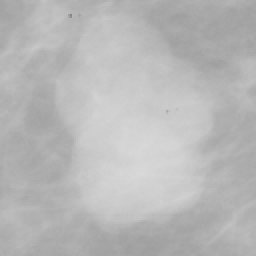
#> input picture Computer Vision Libraries/original.png, 128 x 128 px (shown 2 times larger)
$ python AveragingFilter.py
#> lines starting #> are read from the running program, lines starting #| are printed output that depends on the picture
import numpy as np
import imageio as io
import matplotlib.pyplot as plt
import cv2 as cv
import random
from skimage.util import random_noise


img=cv.imread('original.png',0)
#> img is the input picture: shape (128, 128); min 134, max 217, mean 183.9
img = np.pad(img, 1, mode='constant', constant_values=0)
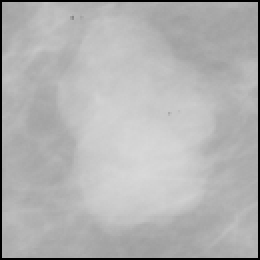
#> img: shape (130, 130) (shown 2 times larger); min 0, max 217, mean 178.2

plt.imshow(img,cmap="gray")
plt.title("Original")
plt.show()
plt.close()

img2=np.zeros(img.shape,dtype='uint8')

win=np.arange(9).reshape(3,3)


# FOR Average Filter
win[0][0]=1
win[0][1]=1
win[0][2]=1
win[1][0]=1
win[1][1]=1
win[1][2]=1
win[2][0]=1
win[2][1]=1
win[2][2]=1
rotatedWin=np.rot90(win,2)

r,c=img.shape
#> r = 130; c = 130
r2,c2=win.shape

# AVERAGING FILTER
for i in range (1,r-1):
    for j in range (1,c-1):
        i1=i-1
        sum1=0
        for k in range (r2):
            j1=j-1
            for l in range (c2):
                img2[i,j]+=rotatedWin[k,l]*img[i1,j1]
                j1=j1+1
            i1=i1+1
        img2[i,j]=(1.0/9.0)*img2[i,j]
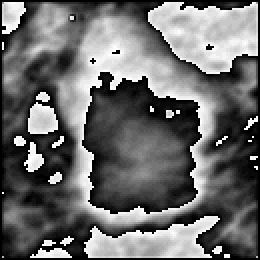
#> img2: shape (130, 130) (shown 2 times larger); min 0, max 28, mean 11.8; drawn with min black and max white

plt.imshow(img2,cmap="gray")
plt.title("AVERAGE FILTER")
plt.show()
plt.close()
